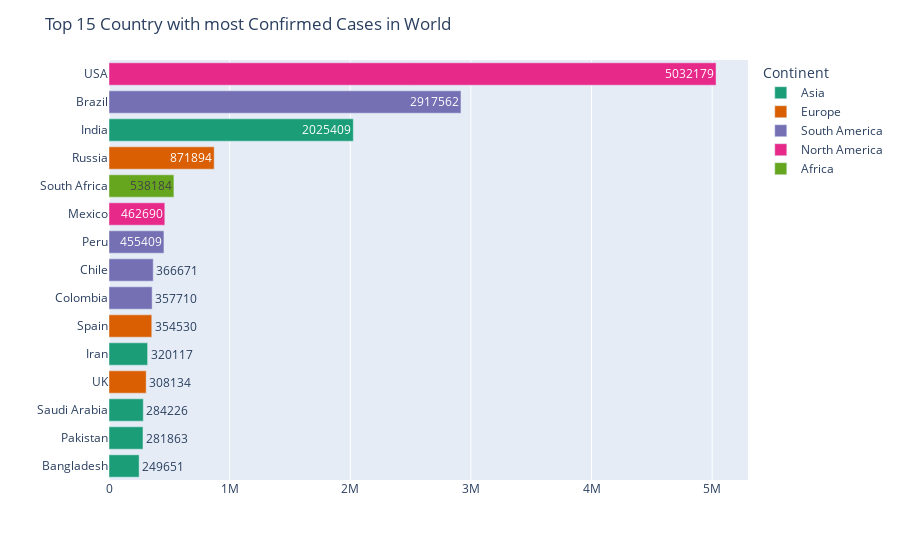

Notebook code for this chart:
### Markdown cell above
## Countries with Most Confirmed Cases in World

### Code cell
world_data('Confirmed',15)

### Figure 1 — Plotly figure (JSON) as saved in the notebook; plotly's stock layout.template omitted (floating-point values rounded to 4 significant figures)
{"data": [{"alignmentgroup": "True", "hovertemplate": "Continent=Asia<br>Confirmed=%{text}<br>Country/Region=%{y}<extra></extra>", "legendgroup": "Asia", "marker": {"color": "rgb(27,158,119)"}, "name": "Asia", "offsetgroup": "Asia", "orientation": "h", "showlegend": true, "text": [249651, 281863, 284226, 320117, 2025409], "textposition": "auto", "type": "bar", "x": [249651, 281863, 284226, 320117, 2025409], "xaxis": "x", "y": ["Bangladesh", "Pakistan", "Saudi Arabia", "Iran", "India"], "yaxis": "y"}, {"alignmentgroup": "True", "hovertemplate": "Continent=Europe<br>Confirmed=%{text}<br>Country/Region=%{y}<extra></extra>", "legendgroup": "Europe", "marker": {"color": "rgb(217,95,2)"}, "name": "Europe", "offsetgroup": "Europe", "orientation": "h", "showlegend": true, "text": [308134, 354530, 871894], "textposition": "auto", "type": "bar", "x": [308134, 354530, 871894], "xaxis": "x", "y": ["UK", "Spain", "Russia"], "yaxis": "y"}, {"alignmentgroup": "True", "hovertemplate": "Continent=South America<br>Confirmed=%{text}<br>Country/Region=%{y}<extra></extra>", "legendgroup": "South America", "marker": {"color": "rgb(117,112,179)"}, "name": "South America", "offsetgroup": "South America", "orientation": "h", "showlegend": true, "text": [357710, 366671, 455409, 2917562], "textposition": "auto", "type": "bar", "x": [357710, 366671, 455409, 2917562], "xaxis": "x", "y": ["Colombia", "Chile", "Peru", "Brazil"], "yaxis": "y"}, {"alignmentgroup": "True", "hovertemplate": "Continent=North America<br>Confirmed=%{text}<br>Country/Region=%{y}<extra></extra>", "legendgroup": "North America", "marker": {"color": "rgb(231,41,138)"}, "name": "North America", "offsetgroup": "North America", "orientation": "h", "showlegend": true, "text": [462690, 5032179], "textposition": "auto", "type": "bar", "x": [462690, 5032179], "xaxis": "x", "y": ["Mexico", "USA"], "yaxis": "y"}, {"alignmentgroup": "True", "hovertemplate": "Continent=Africa<br>Confirmed=%{text}<br>Country/Region=%{y}<extra></extra>", "legendgroup": "Africa", "marker": {"color": "rgb(102,166,30)"}, "name": "Africa", "offsetgroup": "Africa", "orientation": "h", "showlegend": true, "text": [538184], "textposition": "auto", "type": "bar", "x": [538184], "xaxis": "x", "y": ["South Africa"], "yaxis": "y"}], "layout": {"barmode": "relative", "legend": {"title": {"text": "Continent"}, "tracegroupgap": 0}, "margin": {"t": 60}, "title": {"text": "Top 15 Country with most Confirmed Cases in World"}, "width": 900, "xaxis": {"anchor": "y", "domain": [0, 1], "title": {"text": ""}}, "yaxis": {"anchor": "x", "categoryorder": "total ascending", "domain": [0, 1], "title": {"text": ""}}}}
